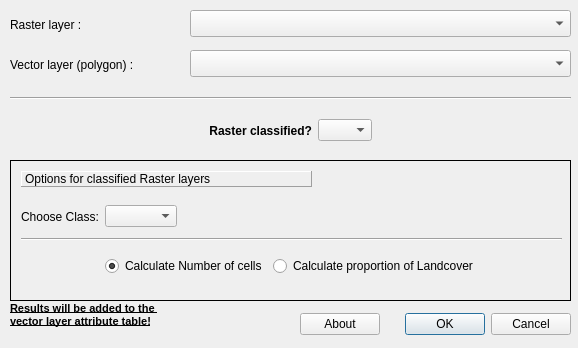
<?xml version="1.0" encoding="UTF-8"?>
<ui version="4.0">
 <class>BatchDialog</class>
 <widget class="QDialog" name="BatchDialog">
  <property name="windowModality">
   <enum>Qt::WindowModal</enum>
  </property>
  <property name="geometry">
   <rect>
    <x>0</x>
    <y>0</y>
    <width>578</width>
    <height>348</height>
   </rect>
  </property>
  <property name="sizePolicy">
   <sizepolicy hsizetype="Fixed" vsizetype="Fixed">
    <horstretch>0</horstretch>
    <verstretch>0</verstretch>
   </sizepolicy>
  </property>
  <property name="contextMenuPolicy">
   <enum>Qt::ActionsContextMenu</enum>
  </property>
  <property name="windowTitle">
   <string>Raster values for polygon</string>
  </property>
  <property name="windowIcon">
   <iconset resource="resources.qrc">
    <normaloff>:/Icons/icons/icon_batchCover.png</normaloff>:/Icons/icons/icon_batchCover.png</iconset>
  </property>
  <property name="layoutDirection">
   <enum>Qt::LeftToRight</enum>
  </property>
  <widget class="Line" name="line">
   <property name="geometry">
    <rect>
     <x>10</x>
     <y>90</y>
     <width>561</width>
     <height>16</height>
    </rect>
   </property>
   <property name="orientation">
    <enum>Qt::Horizontal</enum>
   </property>
  </widget>
  <widget class="QWidget" name="horizontalLayoutWidget_3">
   <property name="geometry">
    <rect>
     <x>10</x>
     <y>110</y>
     <width>561</width>
     <height>41</height>
    </rect>
   </property>
   <layout class="QHBoxLayout" name="horizontalLayout_3">
    <item>
     <spacer name="horizontalSpacer">
      <property name="orientation">
       <enum>Qt::Horizontal</enum>
      </property>
      <property name="sizeHint" stdset="0">
       <size>
        <width>40</width>
        <height>20</height>
       </size>
      </property>
     </spacer>
    </item>
    <item>
     <widget class="QLabel" name="label_3">
      <property name="font">
       <font>
        <weight>75</weight>
        <bold>true</bold>
       </font>
      </property>
      <property name="frameShape">
       <enum>QFrame::NoFrame</enum>
      </property>
      <property name="frameShadow">
       <enum>QFrame::Raised</enum>
      </property>
      <property name="text">
       <string>Raster classified?</string>
      </property>
      <property name="textFormat">
       <enum>Qt::AutoText</enum>
      </property>
      <property name="alignment">
       <set>Qt::AlignRight|Qt::AlignTrailing|Qt::AlignVCenter</set>
      </property>
      <property name="wordWrap">
       <bool>false</bool>
      </property>
      <property name="margin">
       <number>10</number>
      </property>
      <property name="textInteractionFlags">
       <set>Qt::NoTextInteraction</set>
      </property>
     </widget>
    </item>
    <item>
     <widget class="QComboBox" name="cb_Classified">
      <item>
       <property name="text">
        <string/>
       </property>
      </item>
      <item>
       <property name="text">
        <string>YES</string>
       </property>
      </item>
      <item>
       <property name="text">
        <string>NO</string>
       </property>
      </item>
     </widget>
    </item>
    <item>
     <spacer name="horizontalSpacer_2">
      <property name="orientation">
       <enum>Qt::Horizontal</enum>
      </property>
      <property name="sizeHint" stdset="0">
       <size>
        <width>40</width>
        <height>20</height>
       </size>
      </property>
     </spacer>
    </item>
   </layout>
  </widget>
  <widget class="QStackedWidget" name="stackWidget">
   <property name="geometry">
    <rect>
     <x>10</x>
     <y>160</y>
     <width>561</width>
     <height>141</height>
    </rect>
   </property>
   <property name="frameShape">
    <enum>QFrame::Box</enum>
   </property>
   <property name="frameShadow">
    <enum>QFrame::Plain</enum>
   </property>
   <property name="currentIndex">
    <number>0</number>
   </property>
   <widget class="QWidget" name="page">
    <widget class="QWidget" name="horizontalLayoutWidget_4">
     <property name="geometry">
      <rect>
       <x>10</x>
       <y>40</y>
       <width>541</width>
       <height>31</height>
      </rect>
     </property>
     <layout class="QHBoxLayout" name="horizontalLayout_4">
      <item>
       <widget class="QLabel" name="label_4">
        <property name="enabled">
         <bool>true</bool>
        </property>
        <property name="text">
         <string>Choose Class:</string>
        </property>
       </widget>
      </item>
      <item>
       <widget class="QComboBox" name="cb_LClass"/>
      </item>
      <item>
       <spacer name="horizontalSpacer_4">
        <property name="orientation">
         <enum>Qt::Horizontal</enum>
        </property>
        <property name="sizeHint" stdset="0">
         <size>
          <width>40</width>
          <height>20</height>
         </size>
        </property>
       </spacer>
      </item>
     </layout>
    </widget>
    <widget class="QLabel" name="label_5">
     <property name="geometry">
      <rect>
       <x>10</x>
       <y>10</y>
       <width>291</width>
       <height>16</height>
      </rect>
     </property>
     <property name="frameShape">
      <enum>QFrame::Panel</enum>
     </property>
     <property name="frameShadow">
      <enum>QFrame::Raised</enum>
     </property>
     <property name="text">
      <string>Options for classified Raster layers</string>
     </property>
    </widget>
    <widget class="QWidget" name="horizontalLayoutWidget_5">
     <property name="geometry">
      <rect>
       <x>10</x>
       <y>90</y>
       <width>541</width>
       <height>31</height>
      </rect>
     </property>
     <layout class="QHBoxLayout" name="horizontalLayout_5">
      <item>
       <spacer name="horizontalSpacer_3">
        <property name="orientation">
         <enum>Qt::Horizontal</enum>
        </property>
        <property name="sizeHint" stdset="0">
         <size>
          <width>40</width>
          <height>20</height>
         </size>
        </property>
       </spacer>
      </item>
      <item>
       <widget class="QRadioButton" name="rb_LCnumber">
        <property name="text">
         <string>Calculate Number of cells</string>
        </property>
        <property name="checked">
         <bool>true</bool>
        </property>
       </widget>
      </item>
      <item>
       <widget class="QRadioButton" name="rb_LCprop">
        <property name="text">
         <string>Calculate proportion of Landcover</string>
        </property>
       </widget>
      </item>
      <item>
       <spacer name="horizontalSpacer_5">
        <property name="orientation">
         <enum>Qt::Horizontal</enum>
        </property>
        <property name="sizeHint" stdset="0">
         <size>
          <width>40</width>
          <height>20</height>
         </size>
        </property>
       </spacer>
      </item>
     </layout>
    </widget>
    <widget class="Line" name="line_2">
     <property name="geometry">
      <rect>
       <x>10</x>
       <y>70</y>
       <width>541</width>
       <height>16</height>
      </rect>
     </property>
     <property name="orientation">
      <enum>Qt::Horizontal</enum>
     </property>
    </widget>
   </widget>
   <widget class="QWidget" name="page_2">
    <widget class="QLabel" name="label_6">
     <property name="geometry">
      <rect>
       <x>10</x>
       <y>10</y>
       <width>291</width>
       <height>16</height>
      </rect>
     </property>
     <property name="frameShape">
      <enum>QFrame::Panel</enum>
     </property>
     <property name="frameShadow">
      <enum>QFrame::Raised</enum>
     </property>
     <property name="text">
      <string>Options for unclassified Raster layers</string>
     </property>
    </widget>
    <widget class="QGroupBox" name="groupBox">
     <property name="geometry">
      <rect>
       <x>10</x>
       <y>30</y>
       <width>531</width>
       <height>91</height>
      </rect>
     </property>
     <property name="title">
      <string>Calculate:</string>
     </property>
     <widget class="QWidget" name="gridLayoutWidget">
      <property name="geometry">
       <rect>
        <x>0</x>
        <y>20</y>
        <width>531</width>
        <height>74</height>
       </rect>
      </property>
      <layout class="QGridLayout" name="gridLayout">
       <item row="0" column="0">
        <widget class="QRadioButton" name="rb_Umean">
         <property name="font">
          <font>
           <pointsize>9</pointsize>
          </font>
         </property>
         <property name="text">
          <string>Mean</string>
         </property>
        </widget>
       </item>
       <item row="1" column="0">
        <widget class="QRadioButton" name="rb_Usum">
         <property name="font">
          <font>
           <pointsize>9</pointsize>
          </font>
         </property>
         <property name="text">
          <string>Sum</string>
         </property>
         <property name="checked">
          <bool>true</bool>
         </property>
        </widget>
       </item>
       <item row="0" column="1">
        <widget class="QRadioButton" name="rb_Ustd">
         <property name="font">
          <font>
           <pointsize>9</pointsize>
          </font>
         </property>
         <property name="text">
          <string>Standard Deviation</string>
         </property>
        </widget>
       </item>
       <item row="1" column="1">
        <widget class="QRadioButton" name="rb_Umed">
         <property name="font">
          <font>
           <pointsize>9</pointsize>
          </font>
         </property>
         <property name="text">
          <string> Median</string>
         </property>
        </widget>
       </item>
       <item row="1" column="3">
        <widget class="QRadioButton" name="rb_Uuqt">
         <property name="font">
          <font>
           <pointsize>9</pointsize>
          </font>
         </property>
         <property name="text">
          <string>Upper Quantile (75%)</string>
         </property>
        </widget>
       </item>
       <item row="1" column="2">
        <widget class="QRadioButton" name="rb_Umin">
         <property name="font">
          <font>
           <pointsize>9</pointsize>
          </font>
         </property>
         <property name="text">
          <string>Minimum</string>
         </property>
        </widget>
       </item>
       <item row="0" column="2">
        <widget class="QRadioButton" name="rb_Umax">
         <property name="font">
          <font>
           <pointsize>9</pointsize>
          </font>
         </property>
         <property name="text">
          <string>Maximum</string>
         </property>
        </widget>
       </item>
       <item row="0" column="3">
        <widget class="QRadioButton" name="rb_Ulqt">
         <property name="font">
          <font>
           <pointsize>9</pointsize>
          </font>
         </property>
         <property name="text">
          <string>Lower Quantile (25%)</string>
         </property>
        </widget>
       </item>
      </layout>
     </widget>
    </widget>
   </widget>
  </widget>
  <widget class="QLabel" name="label">
   <property name="geometry">
    <rect>
     <x>10</x>
     <y>10</y>
     <width>111</width>
     <height>29</height>
    </rect>
   </property>
   <property name="text">
    <string>Raster layer :</string>
   </property>
  </widget>
  <widget class="QComboBox" name="cb_Raster">
   <property name="geometry">
    <rect>
     <x>190</x>
     <y>10</y>
     <width>381</width>
     <height>27</height>
    </rect>
   </property>
   <property name="layoutDirection">
    <enum>Qt::LeftToRight</enum>
   </property>
  </widget>
  <widget class="QLabel" name="label_2">
   <property name="geometry">
    <rect>
     <x>10</x>
     <y>50</y>
     <width>161</width>
     <height>29</height>
    </rect>
   </property>
   <property name="text">
    <string>Vector layer (polygon) :</string>
   </property>
  </widget>
  <widget class="QComboBox" name="cb_Vector">
   <property name="geometry">
    <rect>
     <x>190</x>
     <y>50</y>
     <width>381</width>
     <height>27</height>
    </rect>
   </property>
  </widget>
  <widget class="QLabel" name="lab_feat">
   <property name="geometry">
    <rect>
     <x>440</x>
     <y>80</y>
     <width>121</width>
     <height>16</height>
    </rect>
   </property>
   <property name="font">
    <font>
     <pointsize>8</pointsize>
     <weight>75</weight>
     <italic>false</italic>
     <bold>true</bold>
    </font>
   </property>
   <property name="layoutDirection">
    <enum>Qt::RightToLeft</enum>
   </property>
   <property name="text">
    <string/>
   </property>
   <property name="alignment">
    <set>Qt::AlignRight|Qt::AlignTop|Qt::AlignTrailing</set>
   </property>
  </widget>
  <widget class="QLabel" name="label_7">
   <property name="geometry">
    <rect>
     <x>10</x>
     <y>300</y>
     <width>271</width>
     <height>31</height>
    </rect>
   </property>
   <property name="font">
    <font>
     <pointsize>8</pointsize>
     <weight>75</weight>
     <bold>true</bold>
     <underline>true</underline>
    </font>
   </property>
   <property name="text">
    <string>&lt;html&gt;&lt;head/&gt;&lt;body&gt;Results will be added to the &lt;br&gt;vector layer attribute table!&lt;/body&gt;&lt;/html&gt;</string>
   </property>
  </widget>
  <widget class="QWidget" name="horizontalLayoutWidget">
   <property name="geometry">
    <rect>
     <x>300</x>
     <y>310</y>
     <width>271</width>
     <height>29</height>
    </rect>
   </property>
   <layout class="QHBoxLayout" name="horizontalLayout">
    <item>
     <widget class="QPushButton" name="btn_About">
      <property name="text">
       <string>About</string>
      </property>
     </widget>
    </item>
    <item>
     <widget class="QDialogButtonBox" name="startButtons">
      <property name="orientation">
       <enum>Qt::Horizontal</enum>
      </property>
      <property name="standardButtons">
       <set>QDialogButtonBox::Cancel|QDialogButtonBox::Ok</set>
      </property>
     </widget>
    </item>
   </layout>
  </widget>
 </widget>
 <resources>
  <include location="resources.qrc"/>
 </resources>
 <connections>
  <connection>
   <sender>startButtons</sender>
   <signal>accepted()</signal>
   <receiver>BatchDialog</receiver>
   <slot>accept()</slot>
   <hints>
    <hint type="sourcelabel">
     <x>248</x>
     <y>254</y>
    </hint>
    <hint type="destinationlabel">
     <x>157</x>
     <y>274</y>
    </hint>
   </hints>
  </connection>
  <connection>
   <sender>startButtons</sender>
   <signal>rejected()</signal>
   <receiver>BatchDialog</receiver>
   <slot>reject()</slot>
   <hints>
    <hint type="sourcelabel">
     <x>316</x>
     <y>260</y>
    </hint>
    <hint type="destinationlabel">
     <x>286</x>
     <y>274</y>
    </hint>
   </hints>
  </connection>
 </connections>
 <designerdata>
  <property name="gridDeltaX">
   <number>10</number>
  </property>
  <property name="gridDeltaY">
   <number>10</number>
  </property>
  <property name="gridSnapX">
   <bool>true</bool>
  </property>
  <property name="gridSnapY">
   <bool>true</bool>
  </property>
  <property name="gridVisible">
   <bool>true</bool>
  </property>
 </designerdata>
</ui>
